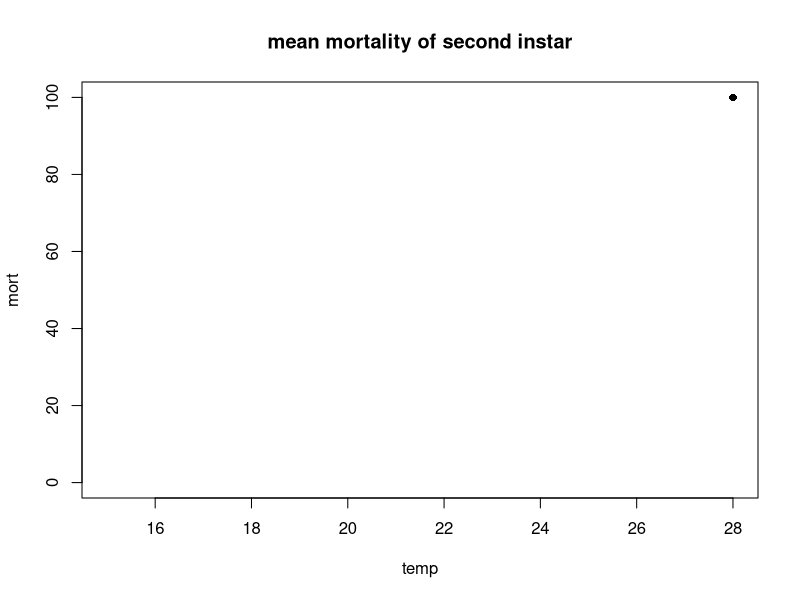
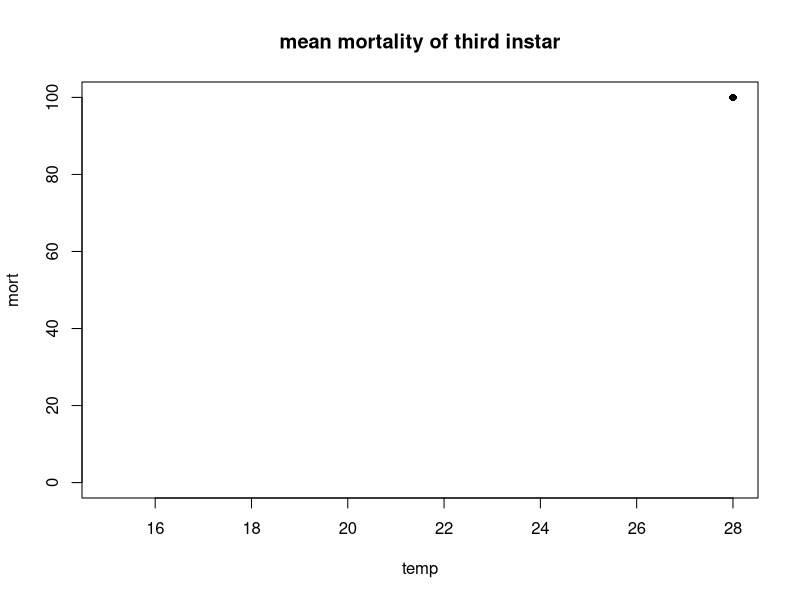
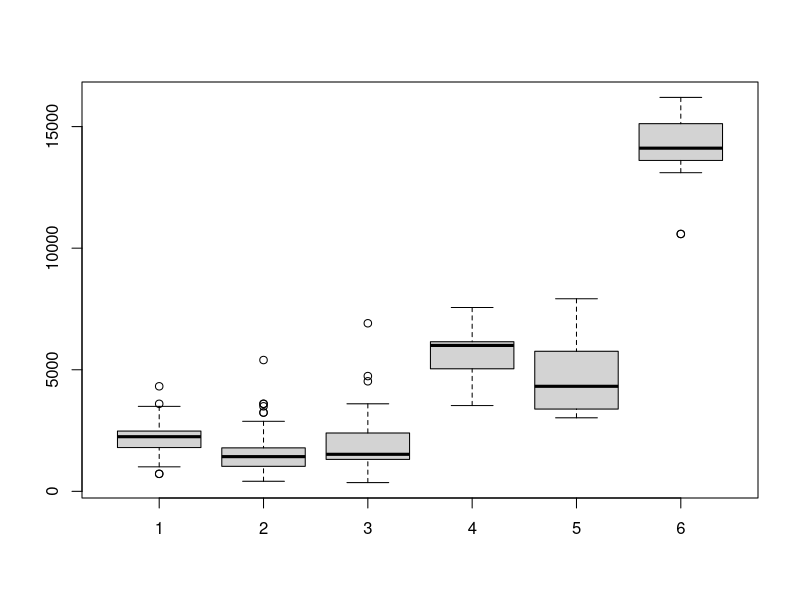
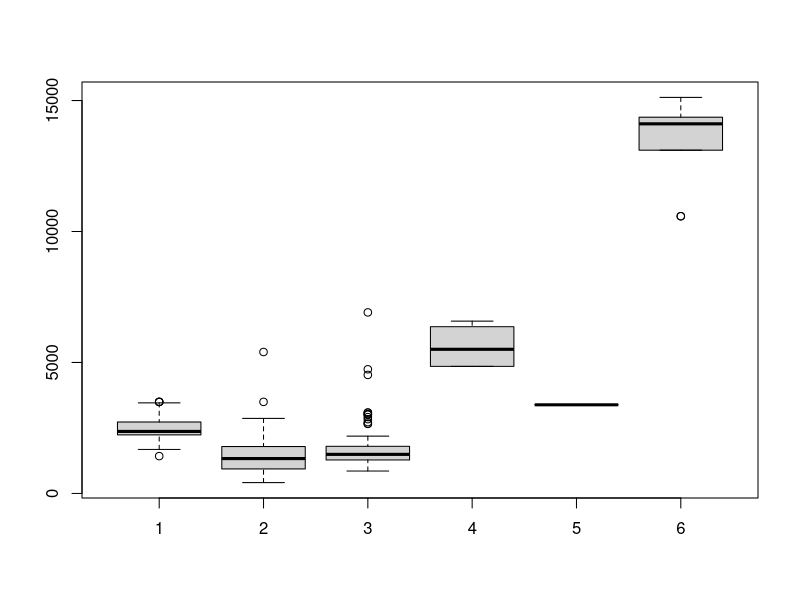
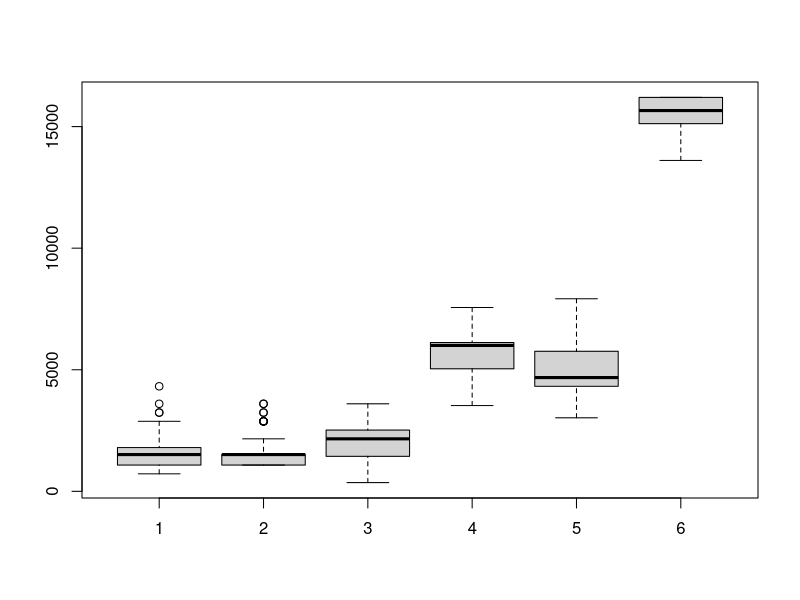
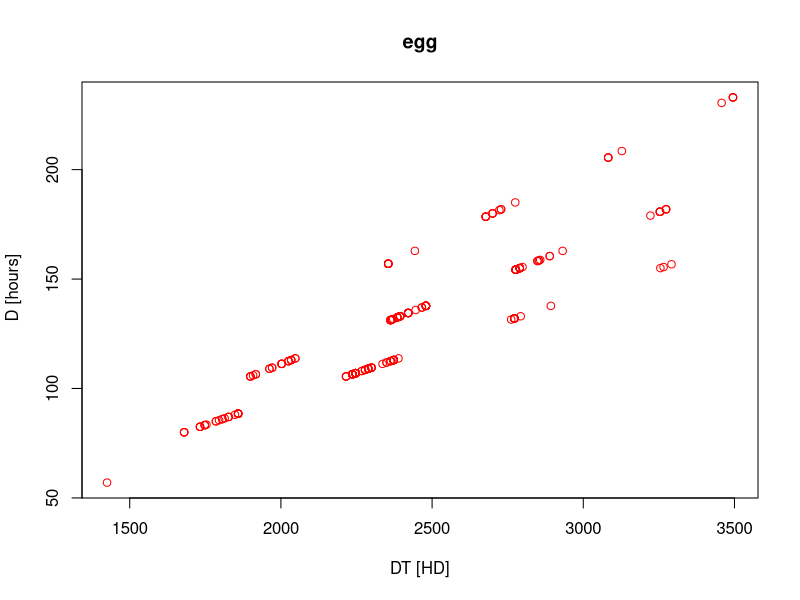
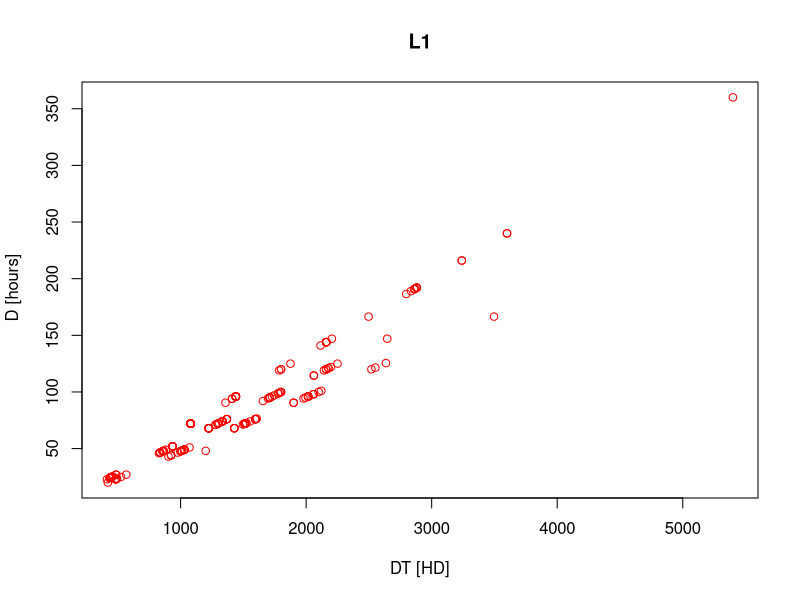
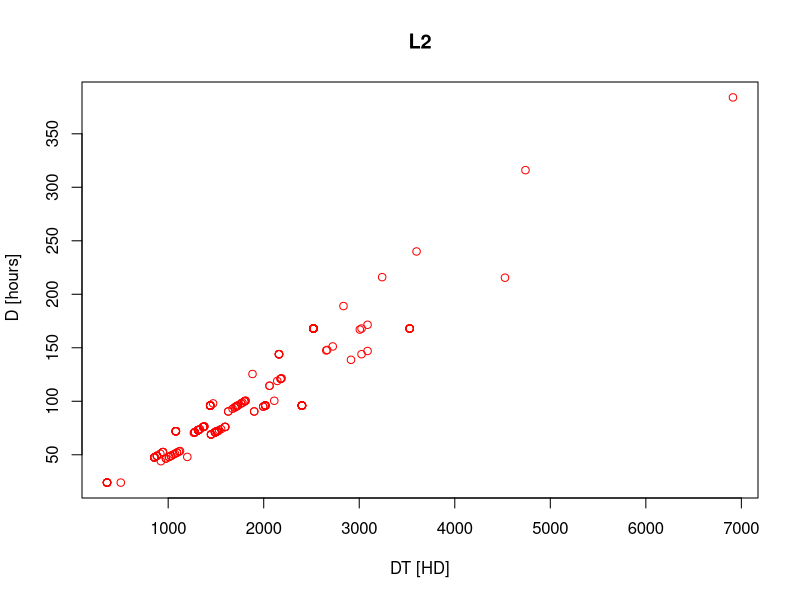

The R source for these figures, in order: (Note: this script raises an error after producing the figures.)
rm(list = ls())
data = read.csv("Data/cholevinae_full.csv", header=TRUE, sep = ";")
head(data)
summary(data)
class(data$DT_egg)
class (data$temp)
data_12 = data [data$year=="2012",] # data for 2012
data_13 = data [data$year=="2013",] # data for 2013
data_t15 = data [data$temp=="15",] # data for 15°C
data_t18 = data [data$temp=="18",] # data for 18°C
data_t21 = data [data$temp=="21",] # data for 21°C
data_t25 = data [data$temp=="25",] # data for 25°C
data_t28 = data [data$temp=="28",] # data for 28°C

#Mortality
summary (data_t15$mortality_total) #until adulthood
summary (data_t18$mortality_total) #until adulthood
summary (data_t21$mortality_total) #until adulthood
summary (data_t25$mortality_total) #until adulthood
summary (data_t28$mortality_total) #until adulthood

summary (data_t15$mortality_L2) #until L3
summary (data_t18$mortality_L2) #until L3
summary (data_t21$mortality_L2) #until L3
summary (data_t25$mortality_L2) #until L3
summary (data_t28$mortality_L2) #until L3

summary (data_t15$mortality_L3) #of L3
summary (data_t18$mortality_L3) #of L3
summary (data_t21$mortality_L3) #of L3
summary (data_t25$mortality_L3) #of L3
summary (data_t28$mortality_L3) #of L3

(1-0.1429)*100
(1-0.03077)*100
(1-0.1458)*100
(1-0.03704)*100

#Plot of mean mortality for each treatment
#SEcond Instar
mort_15 <-(1-mean(data_t15$mortality_L2))*100 #until L3
mort_18 <-(1-mean(data_t18$mortality_L2))*100 #until L3
mort_21 <-(1-mean(data_t21$mortality_L2))*100 #until L3
mort_25 <-(1-mean(data_t25$mortality_L2))*100 #until L3
mort_28 <-100 #until L3
mort <- c(mort_15, mort_18, mort_21, mort_25, mort_28)
temp <- c(15,18,21,25,28)
plot (mort~temp, type="o" , col="black", pch=16, 
      main = "mean mortality of second instar", ylim=c(0,100))
#Third instar
mort_15 <-(1-mean(data_t15$mortality_L3))*100 #until L3
mort_18 <-(1-mean(data_t18$mortality_L3))*100 #until L3
mort_21 <-(1-mean(data_t21$mortality_L3))*100 #until L3
mort_25 <-(1-mean(data_t25$mortality_L3))*100 #until L3
mort_28 <-100 #until L3
mort <- c(mort_15, mort_18, mort_21, mort_25, mort_28)
temp <- c(15,18,21,25,28)
plot (mort~temp, type="o" , col="black", pch=16, 
      main = "mean mortality of third instar", ylim=c(0,100))




#boxplots 
boxplot (data$DT_egg, data$DT_L1,data$DT_L2,data$DT_L3,data$DT_pupae,data$DT_total)
boxplot (data_13$DT_egg, data_13$DT_L1, data_13$DT_L2, data_13$DT_L3, data_13$DT_pupae, data_13$DT_total)
boxplot (data_12$DT_egg, data_12$DT_L1, data_12$DT_L2, data_12$DT_L3, data_12$DT_pupae, data_12$DT_total)

#plots data (egg, - pupae)
plot(data_13$DT_egg, data_13$egg, xlab='DT [HD]',ylab=' D [hours]', col='red', main="egg")
plot(data$DT_L1, data$L1, xlab='DT [HD]',ylab=' D [hours]', col='red', main="L1")
plot(data$DT_L2, data$L2, xlab='DT [HD]',ylab=' D [hours]', col='red', main="L2")
plot(data$DT_L3,  data$L3, xlab='DT [HD]',ylab=' D [hours]', col='red', main="L3")
plot(data$DT_pupae, data$pupae, xlab='DT [HD]',ylab=' D [hours]', col='red', main="pupae")

plot (data$temp,data$egg)
plot (data$temp,data$L1)
plot (data$temp,data$L2)
plot (data$temp,data$L3)
plot (data$temp,data$pupae)

#normality
#obviously non-normal distribution due to problems in recording the data
qqnorm(data_12$DT_egg) 
qqline(data_12$DT_egg)
#looks normal to me, different data recording
qqnorm(data_13$DT_egg)
qqline(data_13$DT_egg)
qqnorm(data$DT_L1)
qqline(data$DT_L1)
qqnorm(data$DT_L2)
qqline(data$DT_L2)
qqnorm(data$DT_L3)
qqline(data$DT_L3)
qqnorm(data$DT_pupae)
qqline(data$DT_pupae)

#test of normality
shapiro.test(data_13$DT_egg)
shapiro.test(data$DT_L1)
shapiro.test(data$DT_L2)
shapiro.test(data$DT_L3)
shapiro.test(data$DT_pupae)

#hist
hist(data$DT_egg, breaks=10, prob=FALSE, xlab='DT', ylab='Density', main='Histogram of development rate', col='grey')

#Tmin + SET - DT~D
lm.1=lm(data_13$DT_egg~data_13$egg)
summary(lm.1)
lm.2=lm(data_13$DT_L1~data_13$L1)
summary(lm.2)
lm.3=lm(data$DT_L2~data$L2)
summary(lm.3)
lm.4=lm(data$DT_L3 ~data$L3)
summary(lm.4)
lm.5=lm(data$DT_pupae~data$pupae)
summary(lm.5)



plot(data_13$DT_egg~data_13$egg, xlab='Development(h)',
     ylab='Development*Temperature (hD) ', main="Egg", 
     xlim=c(0,300),ylim=c(0,5000))
abline(lm.1, col='green', lwd=1)
plot(data$DT_L1~data$L1, xlab='D',ylab='DT ', main="L1")
abline(lm.2, col='green', lwd=2)
plot(data$DT_L2~data$L2, xlab='D',ylab='DT ', main="L2")
abline(lm.3, col='green', lwd=2)
plot(data$DT_L3 ~data$L3, xlab='D',ylab='DT ', main="L3")
abline(lm.4, col='green', lwd=2)
plot(data$DT_pupae~data$pupae, xlab='D',ylab='DT ', main="pupae")
abline(lm.5, col='green', lwd=2)

# Effect of locality of origin
#regrese (not very well done, still have to work on the imput and output

loc.1=lm(data_13$r_egg~data_13$temp)
summary(loc.1)
(6.045e-03)/(7.503e-04) #no idea what is this for

loc.2=lm(data$r_egg~data$temp+data$loc)
loc.3=lm(data$r_egg~data$temp*data$loc)
summary(loc.2)
AIC (loc.1, loc.2, loc.3)
BIC (loc.1, loc.2, loc.3)

loc.3=lm(data$r_egg~data$temp+data$loc+data$year)
loc.4=lm(data$r_egg~data$temp*data$loc*data$year)
summary(loc.3)
summary(loc.4)

loc.4=lm(data$DT_egg~data$egg)
summary(loc.1)
loc.5=lm(data$DT_egg~data$egg+data$loc)
loc.6=lm(data$DT_egg~data$egg*data$loc)
summary(loc.2)
AIC (loc.4, loc.5, loc.6)
BIC (loc.4, loc.5, loc.6)

loc.4=lm(data_13$DT_egg~data_13$egg)
summary(loc.1)
loc.5=lm(data_13$DT_egg~data_13$egg+data_13$loc)
loc.6=lm(data_13$DT_egg~data_13$egg*data_13$loc)
summary (loc.6)
summary(loc.2)
AIC (loc.4, loc.5, loc.6)
BIC (loc.4, loc.5, loc.6)


plot(data$temp, data$r_egg, xlab='temperature',ylab='development rate', main="vajicko")
lines(loc.1, col='green', lwd=2)
abline(loc.2, col='red', lwd=2)
abline(loc.3, col='blue', lwd=2)
AIC(loc.1,loc.2,loc.3,loc.4)
BIC(loc.1,loc.2,loc.3,loc.4)

loc.5=lm(data_13$r_egg~data_13$temp)
summary(loc.5)
anova (loc.5)
loc.6=lm(data_13$r_egg~data_13$temp+data_13$loc)
summary(loc.6)
loc.7=lm(data_13$r_egg~data_13$temp*data_13$loc)
summary(loc.7)
AIC(loc.5, loc.6, loc.7)
BIC(loc.5, loc.6, loc.7)

plot(data_13$temp[data_13$Herkomstcode==0], data_13$r_egg[data_13$Herkomstcode==0], pch=16, col=c("red"), xlab='temperature',ylab='development rate')
points(data_13$temp[data_13$Herkomstcode==1], data_13$r_egg[data_13$Herkomstcode==1], pch=2, col=c("blue"))
abline(a=nll.her$par[1],b=nll.her$par[3], col='red')
abline(a=nll.her$par[2],b=nll.her$par[3], col='blue')

glm.1=glm(data_13$r_egg~data_13$temp)
glm.2=glm(data_13$r_egg~data_13$temp, family=Gamma)
summary (glm.2)
AIC(glm.1,glm.2)
BIC(glm.1,glm.2)

glm.3=glm(data_13$r_egg~data_13$temp, family=Gamma)
glm.4=glm(data_13$r_egg~data_13$temp*data_13$loc, family=Gamma)
glm.4a=glm(data_13$r_egg~data_13$temp+data_13$loc, family=Gamma)
AIC(glm.3,glm.4,glm.4a)
BIC(glm.3,glm.4,glm.4a)

summary (glm.3)
summary (glm.4)
summary (glm.4a)
par (mfrow=c(1,1))
plot (glm.3)
plot (glm.4)
plot (glm.4a)
plot (data_13$temp, data_13$r_egg, xlim=c(0,40),ylim=c(0,0.1))
abline(glm.3, col='red', lwd=2)
abline(glm.4, col='green', lwd=2)
abline(glm.4a, col='blue', lwd=2)
plot (data_13$r_egg~data_13$temp*data_13$loc)
plot (data_13$r_egg~data_13$temp+data_13$loc)


#Negative log likelihood
nData = length(data$DT_egg)
meanData = mean(data$DT_egg)
varData = var(data$DT_egg)

# 3) Normal distibution for eggs
NLLfunNorm = function(p, x) {
  mean = p[1]
  sd = p[2]
  -sum(dnorm(x, mean = mean, sd = sd, log = TRUE)) 
}

sd(data$DT_egg, na.rm=TRUE)
paramsN = c(607,11.1)  # mean, sd
nllNorm = optim(fn=NLLfunNorm,p=paramsN, x=data$DT_egg)
nllNorm 

hist(data$r_egg, breaks=10, prob=TRUE, xlab='development rate', ylab='density', main='Histogram of development rate',col='grey')
curve(dnorm(x, mean = meanData, sd = sqrt(varData)),add=TRUE, col='green', lwd=2, lty=2)  # true
curve(dnorm(x, mean = nllNorm$par[1], sd = nllNorm$par[2]),add=TRUE, col='green', lwd=2)  # optim
legend('topright', lty=c(2,1), lwd=c(2,2), col=c('green', 'green'), legend=c('true', 'optim'), bty='n')


# confidence limits of our estimation
# finding x-intercepts
library(MASS)
fN = fitdistr(data$r_egg, "normal")
fN
ci.meanN = fN$estimate["mean"] + c(-2, 2) * fN$sd["mean"]
ci.sdN  = fN$estimate["sd"] + c(-2, 2) * fN$sd["sd"]

install.packages (c("dismo", "rgbif","raster", "maptools","XML", "rgdal"))
